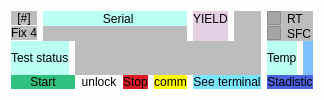
            <widget class="QFrame" name="frame_6">
             <property name="styleSheet">
              <string notr="true">border-radius:0px;
background-color: rgb(254, 254, 254);</string>
             </property>
             <property name="frameShape">
              <enum>QFrame::StyledPanel</enum>
             </property>
             <property name="frameShadow">
              <enum>QFrame::Raised</enum>
             </property>
             <layout class="QGridLayout" name="gridLayout_3">
              <property name="verticalSpacing">
               <number>0</number>
              </property>
              <item row="4" column="6" colspan="2">
               <widget class="QPushButton" name="nt_see_7">
                <property name="styleSheet">
                 <string notr="true">QPushButton{
	
	background-color: rgb(121, 230, 255);
	color: rgb(0, 0, 0);
}
QPushButton:hover{
	
	background-color: rgb(0, 170, 255);
	color: rgb(255, 255, 255);
}</string>
                </property>
                <property name="text">
                 <string>See terminal</string>
                </property>
               </widget>
              </item>
              <item row="4" column="8" colspan="2">
               <widget class="QPushButton" name="nt_stats_7">
                <property name="styleSheet">
                 <string notr="true">QPushButton{
background-color: qlineargradient(spread:pad, x1:0, y1:0, x2:1, y2:1, stop:1 rgba(75, 98, 226, 255));
}
QPushButton:hover{
	background-color: qconicalgradient(cx:0.5, cy:0.5, angle:0, stop:0 rgba(255, 0, 0, 255), stop:0.166 rgba(255, 255, 0, 255), stop:0.333 rgba(0, 255, 0, 255), stop:0.5 rgba(0, 255, 255, 255), stop:0.666 rgba(0, 0, 255, 255), stop:0.833 rgba(255, 0, 255, 255), stop:1 rgba(255, 0, 0, 255));
}</string>
                </property>
                <property name="text">
                 <string>Stadistic</string>
                </property>
               </widget>
              </item>
              <item row="0" column="6">
               <widget class="QLabel" name="lb_status_7">
                <property name="styleSheet">
                 <string notr="true">color: rgb(0, 0, 0);
background-color: rgba(200, 154, 200, 118);</string>
                </property>
                <property name="text">
                 <string>YIELD</string>
                </property>
               </widget>
              </item>
              <item row="2" column="2" colspan="6">
               <widget class="QLabel" name="nt_status_7">
                <property name="styleSheet">
                 <string notr="true">background-color: rgba(151, 151, 151, 163);</string>
                </property>
                <property name="text">
                 <string/>
                </property>
               </widget>
              </item>
              <item row="2" column="9">
               <widget class="QLabel" name="temp_4">
                <property name="styleSheet">
                 <string notr="true">background-color: rgb(125, 192, 255);
color: rgb(0, 0, 0);</string>
                </property>
                <property name="text">
                 <string/>
                </property>
               </widget>
              </item>
              <item row="4" column="0" colspan="3">
               <widget class="QPushButton" name="nt_start_7">
                <property name="styleSheet">
                 <string notr="true">QPushButton{
	background-color: rgb(46, 194, 126);
}
QPushButton:hover{
	
	background-color: rgb(143, 240, 164);
	color: rgb(0, 0, 0);
}</string>
                </property>
                <property name="text">
                 <string>Start</string>
                </property>
               </widget>
              </item>
              <item row="1" column="0">
               <widget class="QPushButton" name="nt_fixt_7">
                <property name="styleSheet">
                 <string notr="true">QPushButton{
	
	background-color: rgba(151, 151, 151, 163);
}
QPushButton:hover{
	
	
	background-color: rgba(255, 255, 255, 3);
}</string>
                </property>
                <property name="text">
                 <string>Fix 4</string>
                </property>
               </widget>
              </item>
              <item row="0" column="0">
               <widget class="QPushButton" name="nt_opc_7">
                <property name="styleSheet">
                 <string notr="true">QPushButton{
	
	background-color: rgba(151, 151, 151, 163);
}
QPushButton:hover{
	
	
	background-color: rgba(255, 255, 255, 3);
}</string>
                </property>
                <property name="text">
                 <string>[#]</string>
                </property>
               </widget>
              </item>
              <item row="0" column="1" colspan="5">
               <widget class="QLabel" name="label_35">
                <property name="styleSheet">
                 <string notr="true">background-color: rgba(137, 255, 235, 150);
color: rgb(0, 0, 0);</string>
                </property>
                <property name="text">
                 <string>                  Serial</string>
                </property>
               </widget>
              </item>
              <item row="3" column="0" colspan="10">
               <layout class="QVBoxLayout" name="st_4"/>
              </item>
              <item row="4" column="4">
               <widget class="QPushButton" name="nt_stop_7">
                <property name="styleSheet">
                 <string notr="true">QPushButton{
	background-color: rgb(224, 27, 36);
}
QPushButton:hover{
	background-color: rgb(246, 97, 81);
}</string>
                </property>
                <property name="text">
                 <string>Stop</string>
                </property>
               </widget>
              </item>
              <item row="4" column="5">
               <widget class="QPushButton" name="term_4">
                <property name="styleSheet">
                 <string notr="true">QPushButton{
	
	
	background-color: rgb(255, 255, 0);
	color: rgb(0, 0, 0);
}
QPushButton:hover{
	
	
	background-color: rgb(253, 255, 106);
	color: rgb(255, 255, 255);
}</string>
                </property>
                <property name="text">
                 <string>comm</string>
                </property>
               </widget>
              </item>
              <item row="0" column="8" colspan="2">
               <widget class="QCheckBox" name="rt_4">
                <property name="styleSheet">
                 <string notr="true">background-color: rgba(151, 151, 151, 163);</string>
                </property>
                <property name="text">
                 <string>RT</string>
                </property>
               </widget>
              </item>
              <item row="2" column="0" colspan="2">
               <widget class="QLabel" name="label_36">
                <property name="styleSheet">
                 <string notr="true">background-color: rgba(137, 255, 235, 150);
color: rgb(0, 0, 0);</string>
                </property>
                <property name="text">
                 <string>Test status</string>
                </property>
               </widget>
              </item>
              <item row="1" column="1" colspan="5">
               <widget class="QLabel" name="nt_sn_auto_7">
                <property name="styleSheet">
                 <string notr="true">background-color: rgba(151, 151, 151, 163);</string>
                </property>
                <property name="text">
                 <string/>
                </property>
               </widget>
              </item>
              <item row="1" column="8" colspan="2">
               <widget class="QCheckBox" name="chk_nt_status_7">
                <property name="styleSheet">
                 <string notr="true">background-color: rgba(151, 151, 151, 163);</string>
                </property>
                <property name="text">
                 <string>SFC</string>
                </property>
               </widget>
              </item>
              <item row="1" column="6">
               <widget class="QLabel" name="nt_yiel_7">
                <property name="styleSheet">
                 <string notr="true">background-color: rgba(200, 154, 200, 118);</string>
                </property>
                <property name="text">
                 <string/>
                </property>
               </widget>
              </item>
              <item row="2" column="8">
               <widget class="QLabel" name="label_56">
                <property name="styleSheet">
                 <string notr="true">background-color: rgba(137, 255, 235, 150);
color: rgb(0, 0, 0);</string>
                </property>
                <property name="text">
                 <string>Temp</string>
                </property>
               </widget>
              </item>
              <item row="0" column="7" rowspan="2">
               <widget class="QLabel" name="led_auto_4">
                <property name="styleSheet">
                 <string notr="true">background-color: rgba(151, 151, 151, 163);
color: rgb(0, 0, 0);</string>
                </property>
                <property name="text">
                 <string/>
                </property>
               </widget>
              </item>
              <item row="4" column="3">
               <widget class="QPushButton" name="mb_unlck_4">
                <property name="styleSheet">
                 <string notr="true">color: rgb(0, 0, 0);</string>
                </property>
                <property name="text">
                 <string>unlock</string>
                </property>
               </widget>
              </item>
             </layout>
            </widget>
